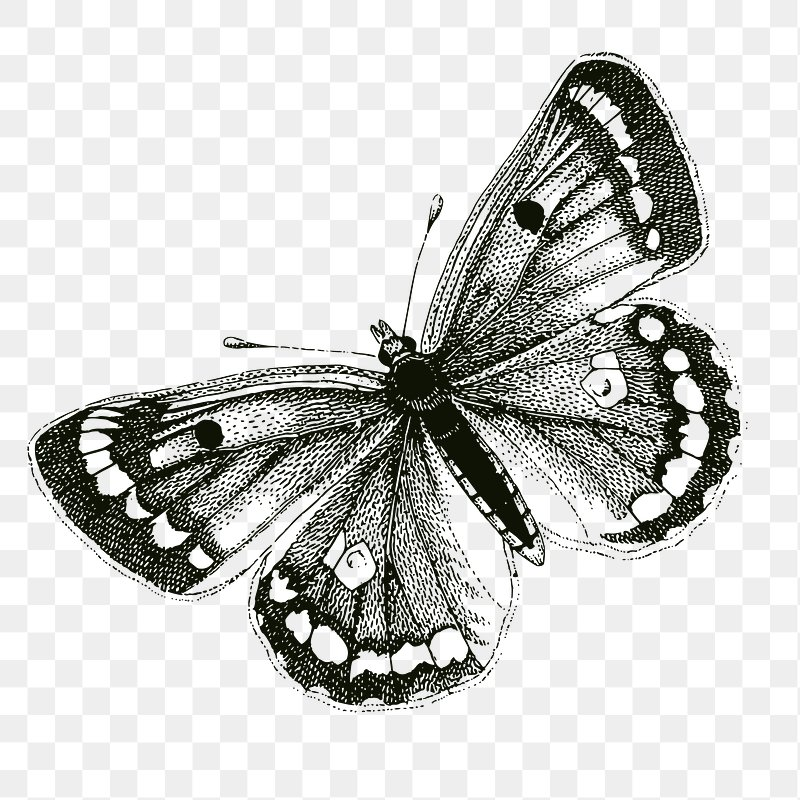
#> input picture sketches/original/butterfly.jfif, 800 x 800 px; its folder holds only this picture in this run
$ python -i preprocess.py   (imports and definitions only)
#> lines starting #> are read from the running program, lines starting #| are printed output that depends on the picture; after the words box and inside, x2 and y2 are one past the last pixel; in counts of white or black regions, pixels touching at a corner belong together
#> further down, picture is the input picture: PIL image 800x800 RGB; mean R, G, B 205.5, 206.3, 204
import numpy as np
import cv2
from PIL import Image


def resize_sketch(img, size=512):
    img = img.convert("L")
    # longest side = size, keep aspect ratio
    w, h = img.size
    scale = size / max(w, h)
    # SD needs dimensions divisible by 8
    new_w = int(w * scale) // 8 * 8
    new_h = int(h * scale) // 8 * 8
    return img.resize((new_w, new_h), Image.LANCZOS)


def load_sketch(path, size=512):
    return resize_sketch(Image.open(path), size)


def clean_sketch(img, thickness=3, block_size=25, c=10, min_area=30):
#> called with thickness = 3, block_size = 25, c = 10, min_area = 30
    arr = np.array(img.convert("L"))

    # if the background is dark (digital drawing), flip it to normal first
    if arr.mean() < 127:
        arr = 255 - arr

    # small blur to remove paper texture
    arr = cv2.GaussianBlur(arr, (5, 5), 0)
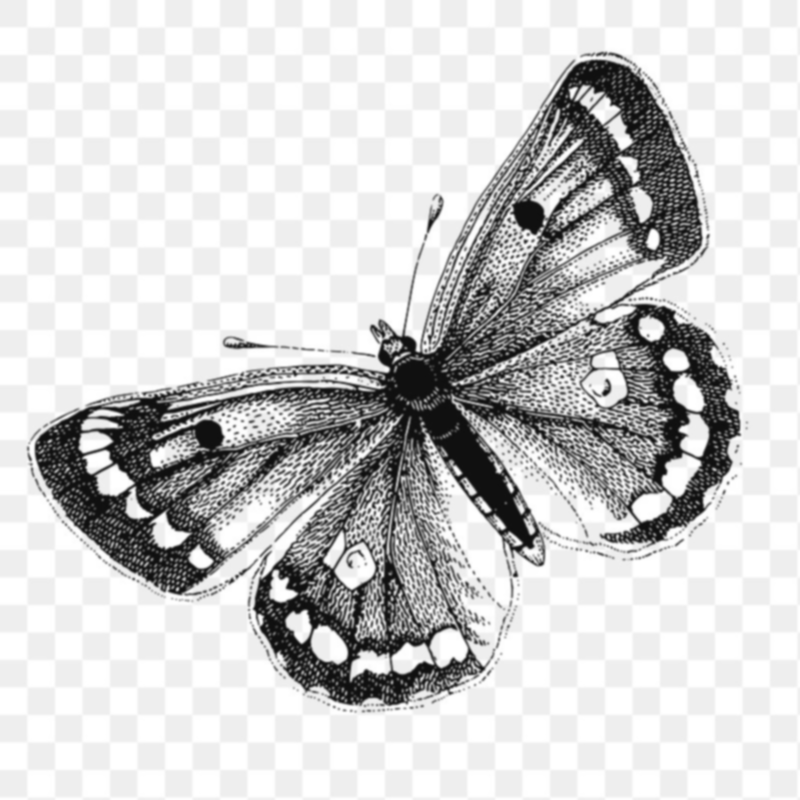
#> arr: shape (800, 800); min 15, max 255, mean 205.8

    # adaptive threshold handles shadows / uneven light in phone photos
    # INV -> lines become white, background black (what the scribble controlnet wants)
    binary = cv2.adaptiveThreshold(arr, 255, cv2.ADAPTIVE_THRESH_GAUSSIAN_C,
                                   cv2.THRESH_BINARY_INV, block_size, c)
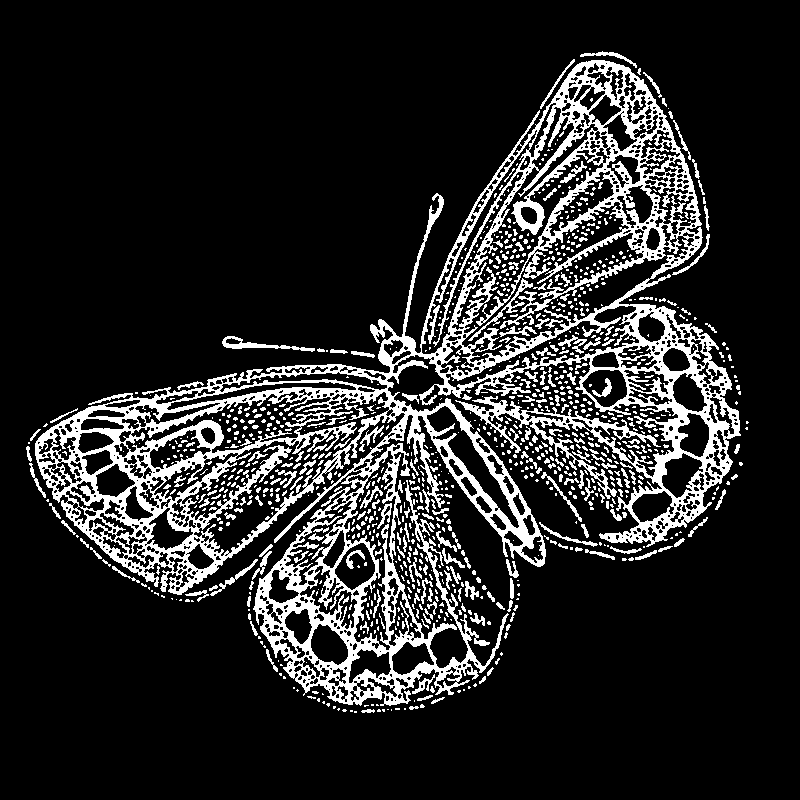
#> binary: shape (800, 800); 15.3% white; 1028 white regions (789 under 20 px), largest, box (x1, y1, x2, y2) and area: (35, 60, 741, 706) 78584, (222, 336, 315, 352) 428, (468, 278, 533, 341) 361

    # remove small specks (connected components smaller than min_area pixels)
    n, labels, stats, _ = cv2.connectedComponentsWithStats(binary, connectivity=8)
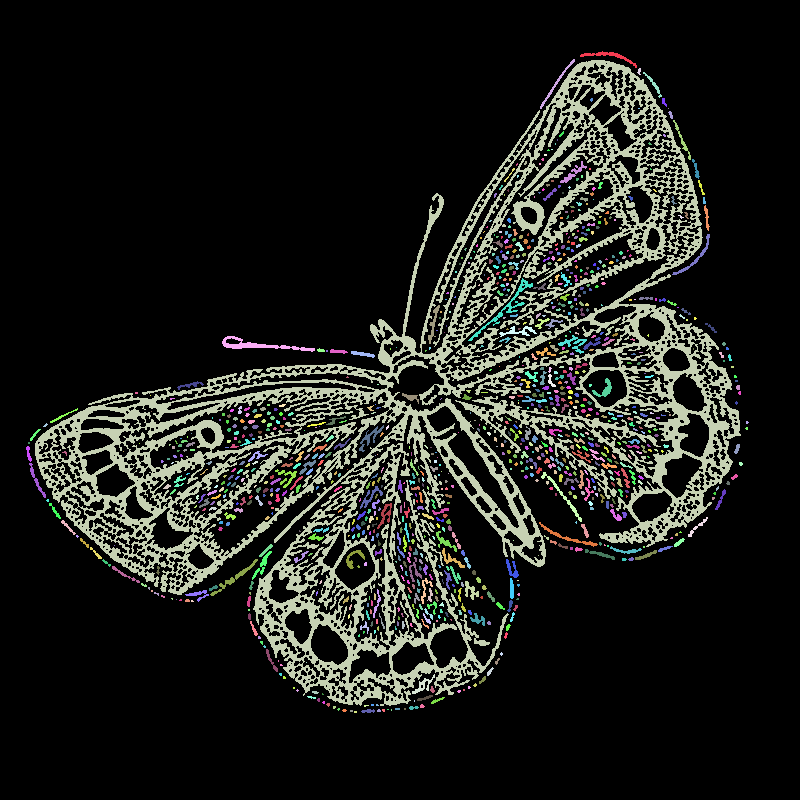
#> labels: shape (800, 800) int32; 1029 distinct labels, from 0 to 1028; one colour per label, 0 black
#> n = 1029; stats = 1029 rows, first 6: [0, 0, 800, 800, 542119], [580, 51, 57, 17, 188], [540, 59, 35, 50, 144], [35, 60, 706, 646, 78584], [637, 68, 4, 7, 18], [643, 72, 19, 26, 81]
    keep = stats[:, cv2.CC_STAT_AREA] >= min_area
    keep[0] = False  # label 0 is the background
    binary = np.where(keep[labels], 255, 0).astype(np.uint8)
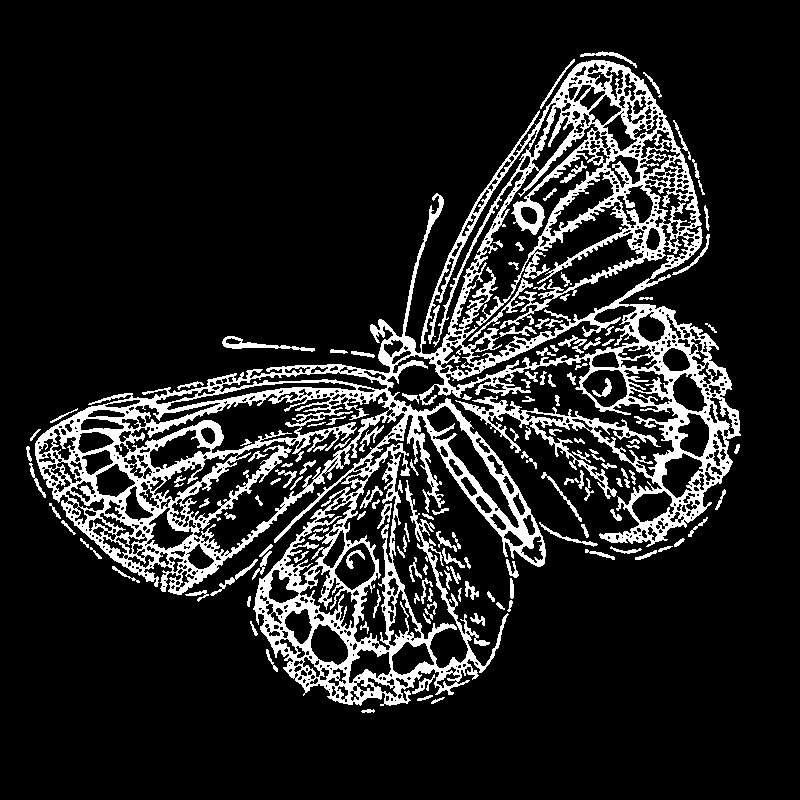
#> binary: shape (800, 800); 13.9% white; 150 white regions, largest, box (x1, y1, x2, y2) and area: (35, 60, 741, 706) 78584, (222, 336, 315, 352) 428, (468, 278, 533, 341) 361

    # make lines thicker so the controlnet sees them clearly
    if thickness > 1:
        kernel = np.ones((thickness, thickness), np.uint8)
        binary = cv2.dilate(binary, kernel)
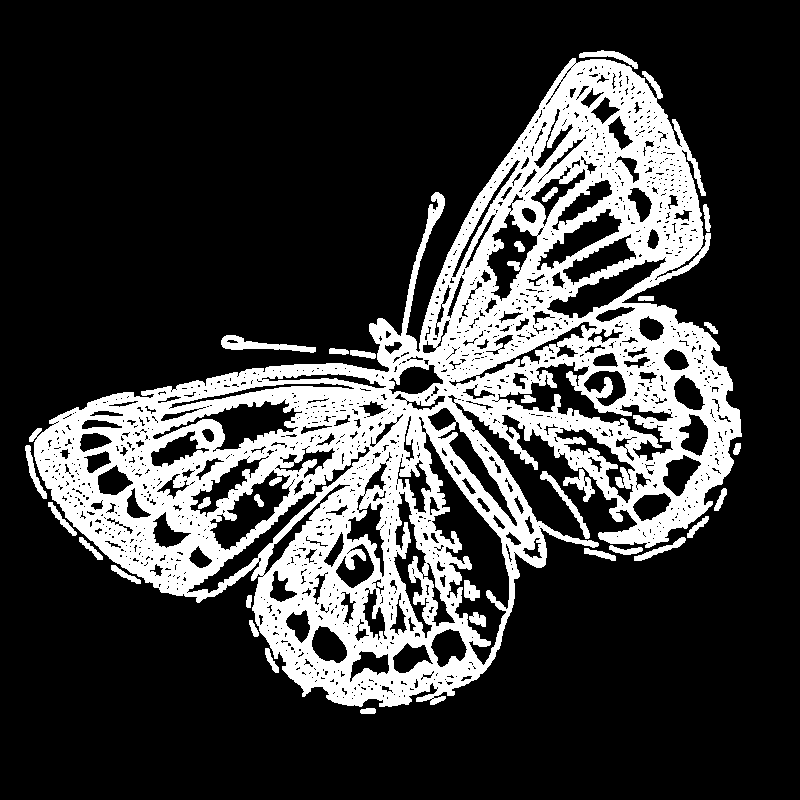
#> binary: shape (800, 800); 23.7% white; 32 white regions, largest, box (x1, y1, x2, y2) and area: (29, 58, 742, 707) 145805, (221, 335, 316, 353) 704, (540, 471, 590, 539) 481

    return Image.fromarray(binary).convert("RGB")


def invert_only(img):
    # baseline: just flip to white lines on black, no cleaning
    arr = np.array(img.convert("L"))
    if arr.mean() > 127:
        arr = 255 - arr
    return Image.fromarray(arr).convert("RGB")


_hed = None

def hed_scribble(img):
    # pretrained HED edge detector, turned into scribble-style lines
    global _hed
    if _hed is None:
        from controlnet_aux import HEDdetector
        _hed = HEDdetector.from_pretrained("lllyasviel/Annotators")
    out = _hed(img.convert("RGB"), scribble=True)
    return out.resize(img.size)

>>> from PIL import Image
>>> picture = Image.open('../sketches/original/butterfly.jfif')
>>> result = clean_sketch(picture)

$ run again, on sketches/original/eye.jfif
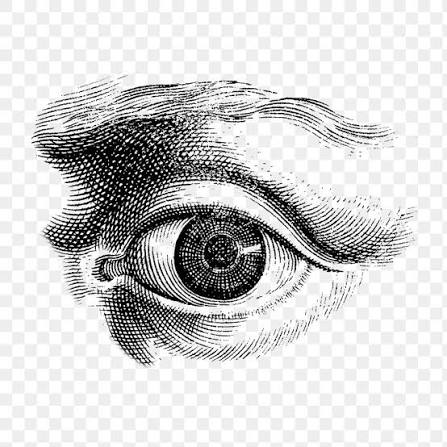
#> input picture sketches/original/eye.jfif, 447 x 447 px
#> picture is the input picture: PIL image 447x447 RGB; min 0, max 255, mean 210.1
#> in clean_sketch, `n, labels, stats, _ = cv2.connectedComponentsWithStats(binary, connect..`:
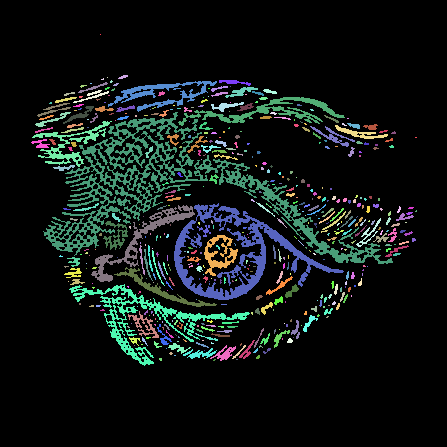
#> labels: shape (447, 447) int32; 502 distinct labels, from 0 to 501; one colour per label, 0 black
#> n = 502; stats = 502 rows, first 6: [0, 0, 447, 447, 172679], [100, 34, 1, 1, 1], [118, 75, 10, 4, 24], [107, 77, 1, 1, 1], [101, 78, 3, 2, 4], [110, 80, 3, 3, 6]
#> in clean_sketch, `binary = cv2.dilate(binary, kernel)`:
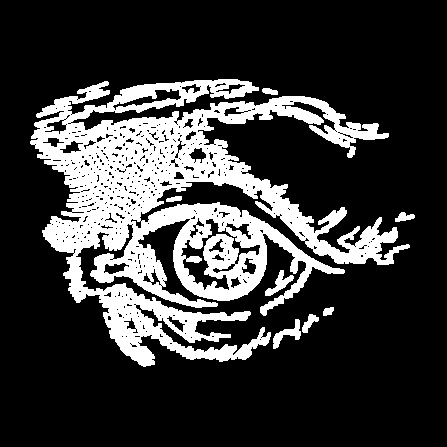
#> binary: shape (447, 447); 22.2% white; 8 white regions, largest, box (x1, y1, x2, y2) and area: (30, 79, 410, 367) 43310, (273, 319, 301, 349) 303, (265, 270, 294, 296) 271

$ run again, on sketches/original/camera.png
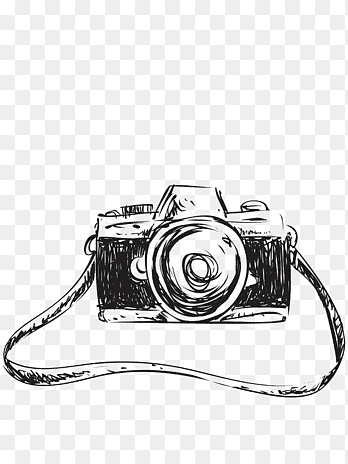
#> input picture sketches/original/camera.png, 348 x 464 px
#> picture is the input picture: PIL image 348x464 P; mean R, G, B 225.9, 225.6, 225.7
#> in clean_sketch, `n, labels, stats, _ = cv2.connectedComponentsWithStats(binary, connect..`:
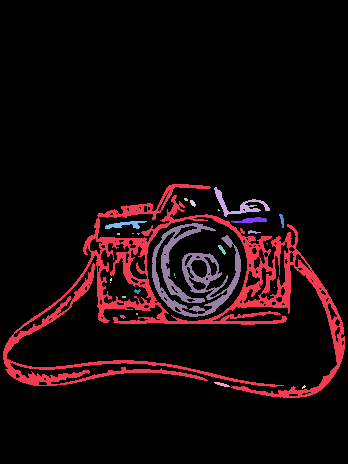
#> labels: shape (464, 348) int32; 27 distinct labels, from 0 to 26; one colour per label, 0 black
#> n = 27; stats = 27 rows, first 6: [0, 0, 348, 464, 146027], [3, 184, 342, 214, 11647], [214, 187, 56, 30, 388], [184, 198, 4, 3, 10], [190, 200, 6, 7, 26], [218, 209, 2, 2, 3]
#> in clean_sketch, `binary = cv2.dilate(binary, kernel)`:
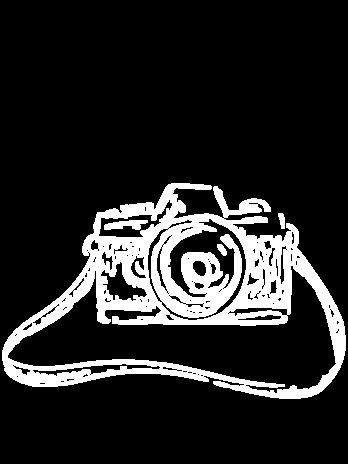
#> binary: shape (464, 348); 15.3% white; 4 white regions, box (x1, y1, x2, y2) and area: (2, 183, 346, 399) 24303, (104, 220, 148, 230) 289, (278, 213, 285, 229) 82, (217, 244, 227, 256) 74
